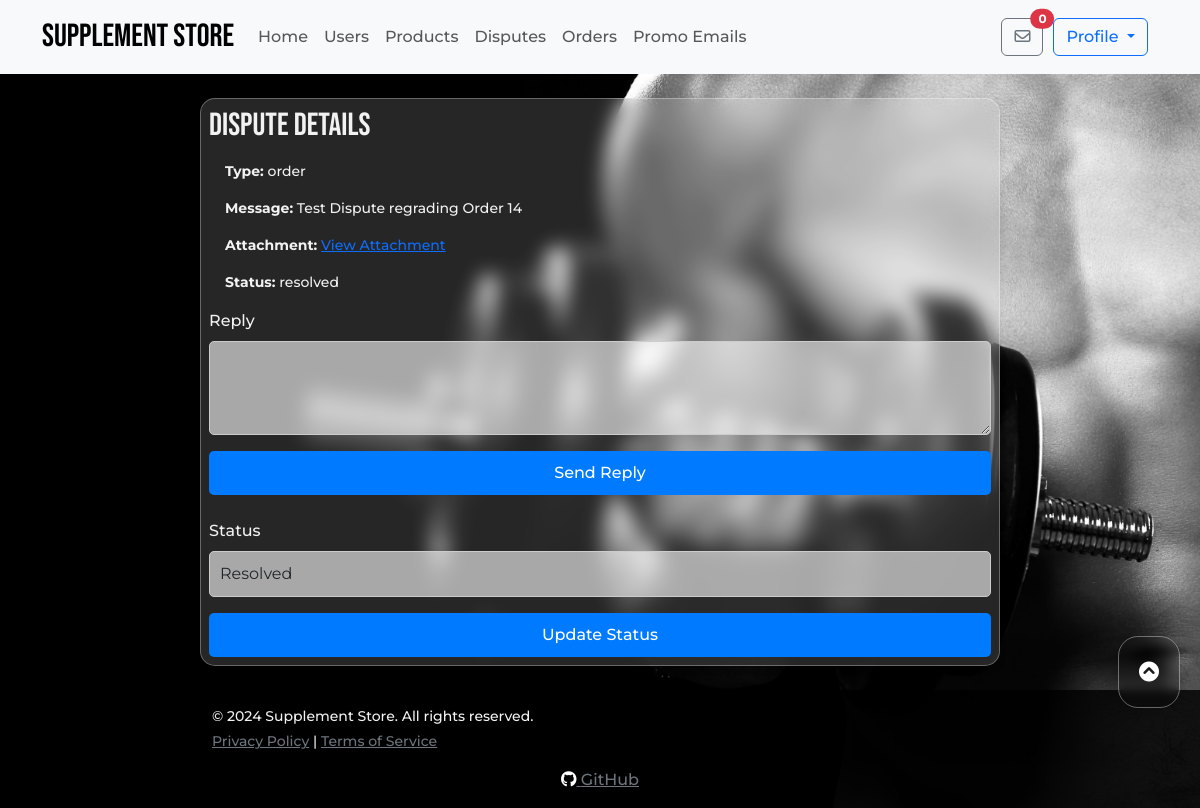
The page /dispute_detail.php?id=19 (signed in) on the database its author committed.
### tables this page shows
CREATE TABLE IF NOT EXISTS `disputes` (
  `id` int NOT NULL AUTO_INCREMENT,
  `user_id` int DEFAULT NULL,
  `dispute_type` enum('general','order','product') DEFAULT NULL,
  `order_id` int DEFAULT NULL,
  `product_id` int DEFAULT NULL,
  `message` text,
  `attachment` varchar(255) DEFAULT NULL,
  `status` enum('pending','resolved') DEFAULT 'pending',
  `created_at` timestamp NULL DEFAULT CURRENT_TIMESTAMP,
  `updated_at` timestamp NULL DEFAULT CURRENT_TIMESTAMP ON UPDATE CURRENT_TIMESTAMP,
  PRIMARY KEY (`id`),
  KEY `user_id` (`user_id`),
  KEY `order_id` (`order_id`),
  KEY `product_id` (`product_id`)
);

### dispute_detail.php (the view, shortened to what this page needs)
<?php
include 'PHP/set_notification.php';
$dispute_id = isset($_GET['id']) ? intval($_GET['id']) : null;
$query = "SELECT * FROM disputes WHERE id = ?";
$stmt = $conn->prepare($query);
$stmt->bind_param("i", $dispute_id);
$stmt->execute();
$result = $stmt->get_result();
$dispute = $result->fetch_assoc();
?>
<!DOCTYPE html>
<html lang="en">
<head>
    <link href="https://cdn.jsdelivr.net/npm/bootstrap@5.3.0-alpha1/dist/css/bootstrap.min.css" rel="stylesheet">
    <link rel="stylesheet" href="https://cdnjs.cloudflare.com/ajax/libs/font-awesome/6.0.0-beta3/css/all.min.css">
    <link rel="stylesheet" href="CSS/master.css">
    <link rel="stylesheet" href="CSS/dispute_detail.css">
</head>
<body>
<?php include 'top_nav.php'; ?>
    <div class="container my-4 glass-card p-2">
        <h2>Dispute Details</h2>
        <div class="m-3">
            <p><strong>Type:</strong> <?= htmlspecialchars($dispute['dispute_type']) ?></p>
            <p><strong>Message:</strong> <?= htmlspecialchars($dispute['message']) ?></p>
            <?php if ($dispute['attachment']): ?>
                <p><strong>Attachment:</strong> <a href="images\disputeDocs\<?= htmlspecialchars($dispute['attachment']) ?>" target="_blank">View Attachment</a></p>
            <?php endif; ?>
            <p><strong>Status:</strong> <?= htmlspecialchars($dispute['status']) ?></p>
        </div>
        <form action="" method="POST">
            <div class="mb-3">
                <label for="reply_message" class="form-label">Reply</label>
                <textarea class="form-control" id="reply_message" name="reply_message" rows="3" required></textarea>
            </div>
            <button type="submit" class="btn btn-primary" onclick="confirmAction('Are you sure you want to send this reply?', 'replyForm')">Send Reply</button>
        </form>
        <form action="" method="POST" class="mt-4">
            <div class="mb-3">
                <label for="status" class="form-label">Status</label>
                <select class="form-select" id="status" name="status">
                    <option value="resolved">Resolved</option>
                </select>
            </div>
            <button type="submit" name="update_status" class="btn btn-primary" onclick="confirmAction('Are you sure you want to update the status?', 'statusUpdateForm')">Update Status</button>
        </form>
    </div>
    <?php include 'footer.php'; ?>
</body>
</html>

### CSS/master.css (style rules this page uses)
html { scroll-behavior: smooth; }
body { font-family: 'monst', Helvetica, sans-serif; font-weight: 500; font-style: normal; margin: 0; padding: 0; background-image: url("../images/background.jpg"); background-position: center; background-repeat: no-repeat; background-size: cover; background-attachment: fixed; animation: changeBackground 60s infinite; display: flex; flex-direction: column; height: 100vh; margin: 0; }
.form-control { margin-bottom: 15px; padding: 10px; width: 100%; }
.btn-primary { width: 100%; background-color: #007bff; border: none; color: #fff; padding: 10px; cursor: pointer; border-radius: 5px; }
p { text-align: center; font-size: 14px; }
h1, h2, h3, h4, h5 { font-family: "Bebas Neue", Helvetica, sans-serif; color: #F2F2F2; }
.btn { font-family: 'monst', Helvetica, sans-serif !important; font-weight: 500; font-style: normal; }
.glass-card { background: rgba(255, 255, 255, 0.15); backdrop-filter: blur(10px); -webkit-backdrop-filter: blur(10px); border: 1px solid rgba(255, 255, 255, 0.3); border-radius: 15px; box-shadow: 0 4px 6px rgba(0, 0, 0, 0.1); }

### CSS/dispute_detail.css (style rules this page uses)
.container { max-width: 800px; }
p { text-align: start; color: #f2f2f2; }
.form-control, .form-select { background: rgba(255, 255, 255, 0.6); border: 1px solid #ccc; padding: 10px; border-radius: 5px; transition: background 0.3s ease; }
.form-group label, .form-label, .form-group input[type="radio"] { color: #f2f2f2; }

### rows shown on the page
disputes: dispute_type "order", message "Test Dispute regrading Order 14", status "resolved"
